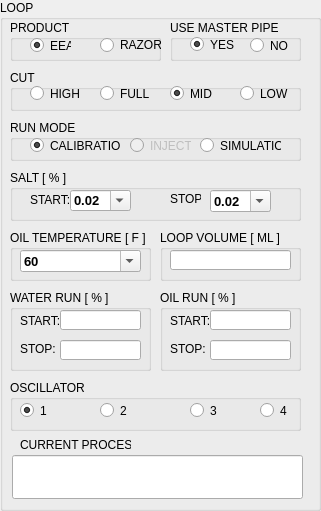
     <widget class="QGroupBox" name="groupBox_12">
      <property name="geometry">
       <rect>
        <x>10</x>
        <y>10</y>
        <width>321</width>
        <height>511</height>
       </rect>
      </property>
      <property name="title">
       <string>LOOP</string>
      </property>
      <property name="checkable">
       <bool>false</bool>
      </property>
      <property name="checked">
       <bool>false</bool>
      </property>
      <widget class="QGroupBox" name="groupBox_65">
       <property name="geometry">
        <rect>
         <x>10</x>
         <y>170</y>
         <width>291</width>
         <height>51</height>
        </rect>
       </property>
       <property name="title">
        <string>SALT [ % ]</string>
       </property>
       <widget class="QComboBox" name="comboBox_33">
        <property name="geometry">
         <rect>
          <x>200</x>
          <y>20</y>
          <width>61</width>
          <height>22</height>
         </rect>
        </property>
        <property name="font">
         <font>
          <pointsize>10</pointsize>
          <weight>75</weight>
          <bold>true</bold>
          <strikeout>false</strikeout>
         </font>
        </property>
        <property name="editable">
         <bool>true</bool>
        </property>
        <item>
         <property name="text">
          <string>0.02</string>
         </property>
        </item>
        <item>
         <property name="text">
          <string>0.10</string>
         </property>
        </item>
        <item>
         <property name="text">
          <string>0.20</string>
         </property>
        </item>
        <item>
         <property name="text">
          <string>0.30</string>
         </property>
        </item>
        <item>
         <property name="text">
          <string>0.40</string>
         </property>
        </item>
        <item>
         <property name="text">
          <string>0.50</string>
         </property>
        </item>
        <item>
         <property name="text">
          <string>1.00</string>
         </property>
        </item>
        <item>
         <property name="text">
          <string>1.50</string>
         </property>
        </item>
        <item>
         <property name="text">
          <string>2.00</string>
         </property>
        </item>
        <item>
         <property name="text">
          <string>3.00</string>
         </property>
        </item>
        <item>
         <property name="text">
          <string>5.00</string>
         </property>
        </item>
        <item>
         <property name="text">
          <string>8.00</string>
         </property>
        </item>
        <item>
         <property name="text">
          <string>11.00</string>
         </property>
        </item>
        <item>
         <property name="text">
          <string>15.00</string>
         </property>
        </item>
        <item>
         <property name="text">
          <string>20.00</string>
         </property>
        </item>
        <item>
         <property name="text">
          <string>25.00</string>
         </property>
        </item>
        <item>
         <property name="text">
          <string>28.00</string>
         </property>
        </item>
       </widget>
       <widget class="QLabel" name="label_147">
        <property name="geometry">
         <rect>
          <x>160</x>
          <y>13</y>
          <width>31</width>
          <height>31</height>
         </rect>
        </property>
        <property name="text">
         <string>STOP:</string>
        </property>
       </widget>
       <widget class="QLabel" name="label">
        <property name="geometry">
         <rect>
          <x>20</x>
          <y>14</y>
          <width>41</width>
          <height>31</height>
         </rect>
        </property>
        <property name="text">
         <string>START:</string>
        </property>
       </widget>
       <widget class="QComboBox" name="comboBox_31">
        <property name="geometry">
         <rect>
          <x>60</x>
          <y>20</y>
          <width>61</width>
          <height>21</height>
         </rect>
        </property>
        <property name="font">
         <font>
          <pointsize>10</pointsize>
          <weight>75</weight>
          <bold>true</bold>
          <strikeout>false</strikeout>
         </font>
        </property>
        <property name="editable">
         <bool>true</bool>
        </property>
        <item>
         <property name="text">
          <string>0.02</string>
         </property>
        </item>
        <item>
         <property name="text">
          <string>0.10</string>
         </property>
        </item>
        <item>
         <property name="text">
          <string>0.20</string>
         </property>
        </item>
        <item>
         <property name="text">
          <string>0.30</string>
         </property>
        </item>
        <item>
         <property name="text">
          <string>0.40</string>
         </property>
        </item>
        <item>
         <property name="text">
          <string>0.50</string>
         </property>
        </item>
        <item>
         <property name="text">
          <string>1.00</string>
         </property>
        </item>
        <item>
         <property name="text">
          <string>1.50</string>
         </property>
        </item>
        <item>
         <property name="text">
          <string>2.00</string>
         </property>
        </item>
        <item>
         <property name="text">
          <string>3.00</string>
         </property>
        </item>
        <item>
         <property name="text">
          <string>5.00</string>
         </property>
        </item>
        <item>
         <property name="text">
          <string>8.00</string>
         </property>
        </item>
        <item>
         <property name="text">
          <string>11.00</string>
         </property>
        </item>
        <item>
         <property name="text">
          <string>15.00</string>
         </property>
        </item>
        <item>
         <property name="text">
          <string>20.00</string>
         </property>
        </item>
        <item>
         <property name="text">
          <string>25.00</string>
         </property>
        </item>
        <item>
         <property name="text">
          <string>28.00</string>
         </property>
        </item>
       </widget>
      </widget>
      <widget class="QGroupBox" name="groupBox_9">
       <property name="geometry">
        <rect>
         <x>10</x>
         <y>290</y>
         <width>141</width>
         <height>81</height>
        </rect>
       </property>
       <property name="title">
        <string>WATER RUN [ % ]</string>
       </property>
       <widget class="QLabel" name="label_4">
        <property name="geometry">
         <rect>
          <x>10</x>
          <y>20</y>
          <width>41</width>
          <height>21</height>
         </rect>
        </property>
        <property name="text">
         <string>START:</string>
        </property>
       </widget>
       <widget class="QLabel" name="label_5">
        <property name="geometry">
         <rect>
          <x>10</x>
          <y>48</y>
          <width>41</width>
          <height>21</height>
         </rect>
        </property>
        <property name="text">
         <string>STOP:</string>
        </property>
       </widget>
       <widget class="QLineEdit" name="lineEdit_37">
        <property name="geometry">
         <rect>
          <x>50</x>
          <y>20</y>
          <width>81</width>
          <height>20</height>
         </rect>
        </property>
        <property name="font">
         <font>
          <pointsize>10</pointsize>
          <weight>75</weight>
          <bold>true</bold>
          <strikeout>false</strikeout>
         </font>
        </property>
        <property name="text">
         <string/>
        </property>
        <property name="alignment">
         <set>Qt::AlignCenter</set>
        </property>
       </widget>
       <widget class="QLineEdit" name="lineEdit_38">
        <property name="geometry">
         <rect>
          <x>50</x>
          <y>50</y>
          <width>81</width>
          <height>20</height>
         </rect>
        </property>
        <property name="font">
         <font>
          <pointsize>10</pointsize>
          <weight>75</weight>
          <bold>true</bold>
          <strikeout>false</strikeout>
         </font>
        </property>
        <property name="text">
         <string/>
        </property>
        <property name="alignment">
         <set>Qt::AlignCenter</set>
        </property>
       </widget>
      </widget>
      <widget class="QGroupBox" name="groupBox_114">
       <property name="geometry">
        <rect>
         <x>160</x>
         <y>230</y>
         <width>141</width>
         <height>51</height>
        </rect>
       </property>
       <property name="title">
        <string>LOOP VOLUME [ ML ]</string>
       </property>
       <widget class="QLineEdit" name="lineEdit">
        <property name="geometry">
         <rect>
          <x>10</x>
          <y>20</y>
          <width>121</width>
          <height>20</height>
         </rect>
        </property>
        <property name="font">
         <font>
          <pointsize>10</pointsize>
          <weight>75</weight>
          <bold>true</bold>
          <strikeout>false</strikeout>
         </font>
        </property>
        <property name="text">
         <string/>
        </property>
        <property name="alignment">
         <set>Qt::AlignCenter</set>
        </property>
        <property name="clearButtonEnabled">
         <bool>true</bool>
        </property>
       </widget>
      </widget>
      <widget class="QGroupBox" name="groupBox_10">
       <property name="geometry">
        <rect>
         <x>160</x>
         <y>290</y>
         <width>141</width>
         <height>81</height>
        </rect>
       </property>
       <property name="title">
        <string>OIL RUN [ % ]</string>
       </property>
       <widget class="QLabel" name="label_10">
        <property name="geometry">
         <rect>
          <x>10</x>
          <y>20</y>
          <width>41</width>
          <height>21</height>
         </rect>
        </property>
        <property name="text">
         <string>START:</string>
        </property>
       </widget>
       <widget class="QLabel" name="label_11">
        <property name="geometry">
         <rect>
          <x>10</x>
          <y>48</y>
          <width>41</width>
          <height>21</height>
         </rect>
        </property>
        <property name="text">
         <string>STOP:</string>
        </property>
       </widget>
       <widget class="QLineEdit" name="lineEdit_39">
        <property name="geometry">
         <rect>
          <x>50</x>
          <y>20</y>
          <width>81</width>
          <height>20</height>
         </rect>
        </property>
        <property name="font">
         <font>
          <pointsize>10</pointsize>
          <weight>75</weight>
          <bold>true</bold>
          <strikeout>false</strikeout>
         </font>
        </property>
        <property name="text">
         <string/>
        </property>
        <property name="alignment">
         <set>Qt::AlignCenter</set>
        </property>
       </widget>
       <widget class="QLineEdit" name="lineEdit_40">
        <property name="geometry">
         <rect>
          <x>50</x>
          <y>50</y>
          <width>81</width>
          <height>20</height>
         </rect>
        </property>
        <property name="font">
         <font>
          <pointsize>10</pointsize>
          <weight>75</weight>
          <bold>true</bold>
          <strikeout>false</strikeout>
         </font>
        </property>
        <property name="text">
         <string/>
        </property>
        <property name="alignment">
         <set>Qt::AlignCenter</set>
        </property>
       </widget>
      </widget>
      <widget class="QGroupBox" name="groupBox_113">
       <property name="geometry">
        <rect>
         <x>10</x>
         <y>230</y>
         <width>141</width>
         <height>51</height>
        </rect>
       </property>
       <property name="title">
        <string>OIL TEMPERATURE [ F ]</string>
       </property>
       <widget class="QComboBox" name="comboBox_32">
        <property name="geometry">
         <rect>
          <x>10</x>
          <y>20</y>
          <width>121</width>
          <height>22</height>
         </rect>
        </property>
        <property name="font">
         <font>
          <pointsize>10</pointsize>
          <weight>75</weight>
          <bold>true</bold>
          <strikeout>false</strikeout>
         </font>
        </property>
        <property name="editable">
         <bool>true</bool>
        </property>
        <item>
         <property name="text">
          <string>60</string>
         </property>
        </item>
        <item>
         <property name="text">
          <string>100</string>
         </property>
        </item>
        <item>
         <property name="text">
          <string>140</string>
         </property>
        </item>
       </widget>
      </widget>
      <widget class="QGroupBox" name="groupBox_6">
       <property name="geometry">
        <rect>
         <x>10</x>
         <y>70</y>
         <width>291</width>
         <height>41</height>
        </rect>
       </property>
       <property name="title">
        <string>CUT</string>
       </property>
       <widget class="QRadioButton" name="radioButton_6">
        <property name="geometry">
         <rect>
          <x>230</x>
          <y>8</y>
          <width>51</width>
          <height>31</height>
         </rect>
        </property>
        <property name="text">
         <string>LOW</string>
        </property>
       </widget>
       <widget class="QRadioButton" name="radioButton_3">
        <property name="geometry">
         <rect>
          <x>20</x>
          <y>8</y>
          <width>51</width>
          <height>31</height>
         </rect>
        </property>
        <property name="text">
         <string>HIGH</string>
        </property>
        <property name="checked">
         <bool>false</bool>
        </property>
       </widget>
       <widget class="QRadioButton" name="radioButton_4">
        <property name="geometry">
         <rect>
          <x>90</x>
          <y>8</y>
          <width>51</width>
          <height>31</height>
         </rect>
        </property>
        <property name="text">
         <string>FULL</string>
        </property>
        <property name="checked">
         <bool>false</bool>
        </property>
       </widget>
       <widget class="QRadioButton" name="radioButton_5">
        <property name="geometry">
         <rect>
          <x>160</x>
          <y>8</y>
          <width>51</width>
          <height>31</height>
         </rect>
        </property>
        <property name="text">
         <string>MID</string>
        </property>
        <property name="checked">
         <bool>true</bool>
        </property>
       </widget>
      </widget>
      <widget class="QGroupBox" name="groupBox_13">
       <property name="geometry">
        <rect>
         <x>10</x>
         <y>120</y>
         <width>291</width>
         <height>41</height>
        </rect>
       </property>
       <property name="title">
        <string>RUN MODE</string>
       </property>
       <widget class="QRadioButton" name="radioButton_15">
        <property name="enabled">
         <bool>false</bool>
        </property>
        <property name="geometry">
         <rect>
          <x>120</x>
          <y>10</y>
          <width>61</width>
          <height>31</height>
         </rect>
        </property>
        <property name="text">
         <string>INJECT</string>
        </property>
       </widget>
       <widget class="QRadioButton" name="radioButton_16">
        <property name="geometry">
         <rect>
          <x>20</x>
          <y>10</y>
          <width>91</width>
          <height>31</height>
         </rect>
        </property>
        <property name="text">
         <string>CALIBRATION</string>
        </property>
        <property name="checked">
         <bool>true</bool>
        </property>
       </widget>
       <widget class="QRadioButton" name="radioButton_14">
        <property name="geometry">
         <rect>
          <x>190</x>
          <y>10</y>
          <width>81</width>
          <height>31</height>
         </rect>
        </property>
        <property name="text">
         <string>SIMULATION</string>
        </property>
        <property name="checked">
         <bool>false</bool>
        </property>
       </widget>
      </widget>
      <widget class="QGroupBox" name="groupBox_5">
       <property name="geometry">
        <rect>
         <x>10</x>
         <y>20</y>
         <width>151</width>
         <height>41</height>
        </rect>
       </property>
       <property name="title">
        <string>PRODUCT</string>
       </property>
       <widget class="QRadioButton" name="radioButton">
        <property name="geometry">
         <rect>
          <x>20</x>
          <y>10</y>
          <width>41</width>
          <height>31</height>
         </rect>
        </property>
        <property name="text">
         <string>EEA</string>
        </property>
        <property name="checked">
         <bool>true</bool>
        </property>
       </widget>
       <widget class="QRadioButton" name="radioButton_2">
        <property name="geometry">
         <rect>
          <x>90</x>
          <y>8</y>
          <width>61</width>
          <height>34</height>
         </rect>
        </property>
        <property name="text">
         <string>RAZOR</string>
        </property>
        <property name="checked">
         <bool>false</bool>
        </property>
       </widget>
      </widget>
      <widget class="QGroupBox" name="groupBox_11">
       <property name="geometry">
        <rect>
         <x>170</x>
         <y>20</y>
         <width>131</width>
         <height>41</height>
        </rect>
       </property>
       <property name="title">
        <string>USE MASTER PIPE</string>
       </property>
       <widget class="QRadioButton" name="radioButton_11">
        <property name="geometry">
         <rect>
          <x>20</x>
          <y>9</y>
          <width>51</width>
          <height>31</height>
         </rect>
        </property>
        <property name="text">
         <string>YES</string>
        </property>
        <property name="checked">
         <bool>true</bool>
        </property>
       </widget>
       <widget class="QRadioButton" name="radioButton_12">
        <property name="geometry">
         <rect>
          <x>80</x>
          <y>10</y>
          <width>41</width>
          <height>31</height>
         </rect>
        </property>
        <property name="text">
         <string>NO</string>
        </property>
        <property name="checked">
         <bool>false</bool>
        </property>
       </widget>
      </widget>
      <widget class="QGroupBox" name="groupBox_125">
       <property name="geometry">
        <rect>
         <x>10</x>
         <y>380</y>
         <width>291</width>
         <height>51</height>
        </rect>
       </property>
       <property name="title">
        <string>OSCILLATOR</string>
       </property>
       <widget class="QRadioButton" name="radioButton_7">
        <property name="geometry">
         <rect>
          <x>10</x>
          <y>20</y>
          <width>31</width>
          <height>21</height>
         </rect>
        </property>
        <property name="text">
         <string>1</string>
        </property>
        <property name="checked">
         <bool>true</bool>
        </property>
       </widget>
       <widget class="QRadioButton" name="radioButton_8">
        <property name="geometry">
         <rect>
          <x>90</x>
          <y>20</y>
          <width>31</width>
          <height>21</height>
         </rect>
        </property>
        <property name="text">
         <string>2</string>
        </property>
       </widget>
       <widget class="QRadioButton" name="radioButton_9">
        <property name="geometry">
         <rect>
          <x>180</x>
          <y>20</y>
          <width>31</width>
          <height>21</height>
         </rect>
        </property>
        <property name="text">
         <string>3</string>
        </property>
       </widget>
       <widget class="QRadioButton" name="radioButton_10">
        <property name="geometry">
         <rect>
          <x>250</x>
          <y>20</y>
          <width>31</width>
          <height>21</height>
         </rect>
        </property>
        <property name="text">
         <string>4</string>
        </property>
       </widget>
      </widget>
      <widget class="QLineEdit" name="runModeStatus">
       <property name="geometry">
        <rect>
         <x>12</x>
         <y>455</y>
         <width>291</width>
         <height>44</height>
        </rect>
       </property>
       <property name="font">
        <font>
         <pointsize>20</pointsize>
         <weight>75</weight>
         <bold>true</bold>
         <strikeout>false</strikeout>
        </font>
       </property>
       <property name="alignment">
        <set>Qt::AlignCenter</set>
       </property>
       <property name="readOnly">
        <bool>true</bool>
       </property>
      </widget>
      <widget class="QLabel" name="label_29">
       <property name="geometry">
        <rect>
         <x>20</x>
         <y>429</y>
         <width>111</width>
         <height>31</height>
        </rect>
       </property>
       <property name="text">
        <string>CURRENT PROCESS</string>
       </property>
      </widget>
     </widget>
